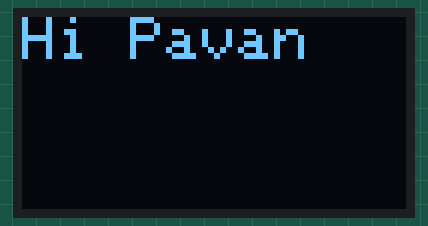
The sketch below on a simulated ESP32. On the bench: 128×64 one-colour display.

Above: at 0.1 s.

The sketch:

ESP32_OLED_Hi_Pavan.ino
```cpp
#include <Wire.h>
#include <Adafruit_GFX.h>
#include <Adafruit_SSD1306.h>

//OLED display Size
#define SCREEN_WIDTH 128
#define SCREEN_HEIGHT 64

//ESP32 I2C pins
#define OLED_SDA 23
#define OLED_SCL 21

//Create displey object
Adafruit_SSD1306 display(SCREEN_WIDTH, SCREEN_HEIGHT, &Wire, -1);

void setup() {
  // Start I2C with custom pins
  Wire.begin(OLED_SDA, OLED_SCL);

  //Initialise OLED
  if(!display.begin(SSD1306_SWITCHCAPVCC, 0x3C)) {
    Serial.println(F("SSD1306 allocation failed"));
    for(;;);
  }
  display.clearDisplay();

  //Draw some text
  display.setTextSize(2);//Text size
  display.setTextColor(SSD1306_WHITE);//Text colour
  display.setCursor(0,0);//Start at top left
  display.print("Hi Pavan");

  display.display();// Push buffer to screen
}

void loop() {
  // put your main code here, to run repeatedly:

}
```
